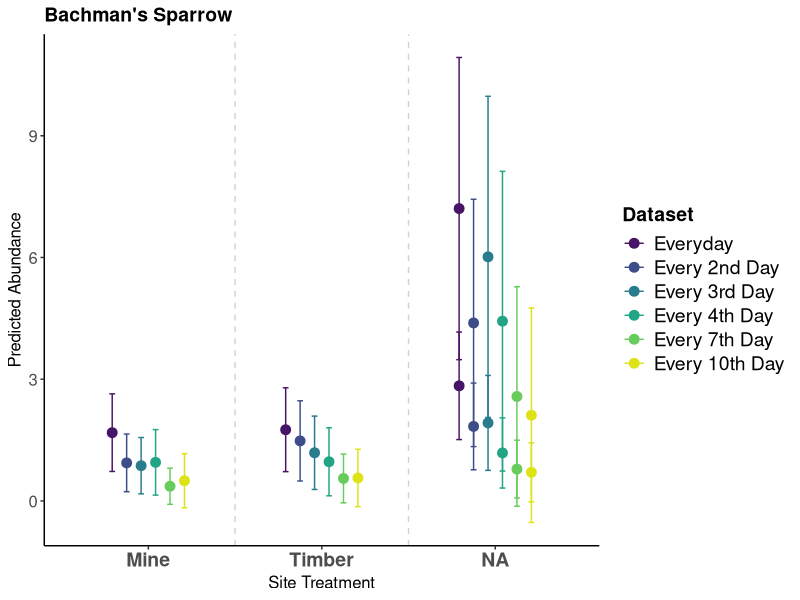
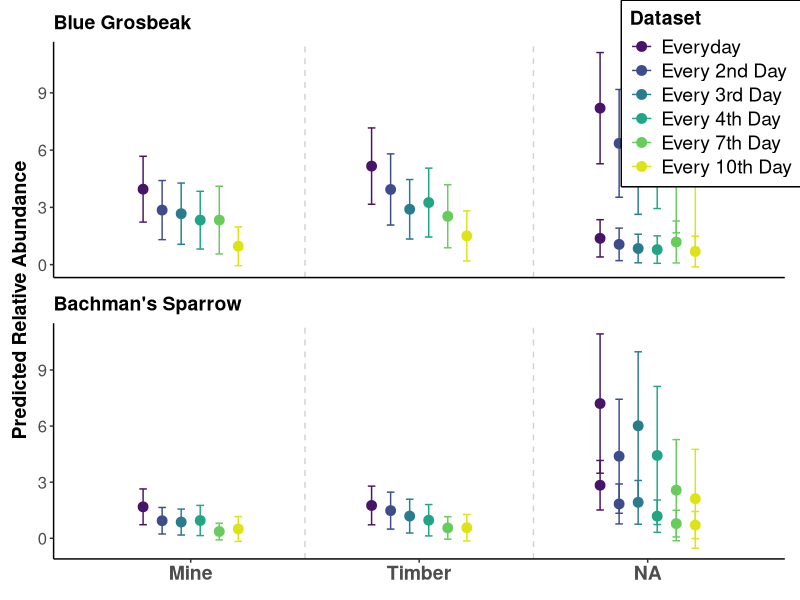

Reproduce these figures in R, in order.
# Clear workspace
rm(list=ls())

# Load required libraries
library(ggplot2)
library(tidyverse)
library(viridis)
library(patchwork)

# Load all the CSV files from the 'means_parameter' folder
mean_blgr_1 <- read_csv("data/means_abund_parameters/means_treatment_parameters_blgr_1.csv")
mean_blgr_2 <- read_csv("data/means_abund_parameters/means_treatment_parameters_blgr_2.csv")
mean_blgr_3 <- read_csv("data/means_abund_parameters/means_treatment_parameters_blgr_3.csv")
mean_blgr_4 <- read_csv("data/means_abund_parameters/means_treatment_parameters_blgr_4.csv")
mean_blgr_7 <- read_csv("data/means_abund_parameters/means_treatment_parameters_blgr_7.csv")
mean_blgr_10 <- read_csv("data/means_abund_parameters/means_treatment_parameters_blgr_10.csv")

#Add dataset column to each df 
mean_blgr_1$dataset <- "Everyday"
mean_blgr_2$dataset <- "Every 2nd Day"
mean_blgr_3$dataset <- "Every 3rd Day"
mean_blgr_4$dataset <- "Every 4th Day"
mean_blgr_7$dataset <- "Every 7th Day"
mean_blgr_10$dataset <- "Every 10th Day"


# Combine all the dataframes into one
combined_data <- bind_rows(mean_blgr_1, mean_blgr_2, mean_blgr_3, mean_blgr_4, mean_blgr_7, mean_blgr_10)

#rename columns
#Rename the columns
combined_data <- combined_data %>%
  mutate(treatment = recode(treatment,
                            "mine" = "Mine",
                            "mature_savanna" = "Mature Savanna",
                            "young_savanna" = "Young Savanna",
                            "timber" = "Timber"
  )) 

# Ensure the treatments are in particular order
combined_data$treatment <- factor(combined_data$treatment, 
                                      levels = (c(
                            "Mine", "Timber", "Young Savanna", "Mature Savanna")))



# Ensure the datasets are in particular order
combined_data$dataset <- factor(combined_data$dataset, 
                                levels = c(
                                  "Everyday",
                                  "Every 2nd Day",
                                  "Every 3rd Day",
                                  "Every 4th Day",
                                  "Every 7th Day",
                                  "Every 10th Day"
                                ))


#save the combined data to a new CSV file
write_csv(combined_data, "data/means_abund_parameters/means_treatment_parameters_blgr_combined.csv")

# Create the plot
blgr <- ggplot(combined_data, aes(x = treatment, y = predicted_state, color = dataset)) +
  geom_point(size = 3, position = position_dodge(width = 0.5)) + 
  geom_errorbar(aes(ymin = lower_CI, ymax = upper_CI), 
                width = 0.2, 
                position = position_dodge(width = 0.5)) + # Error bars aligned with points
scale_color_viridis(option = "viridis", begin = 0.05, end = 0.95, discrete = TRUE) +
geom_vline(xintercept = seq(1.5, length(unique(combined_data$treatment)) - 0.5, by = 1), 
             linetype = "dashed", color = "gray", alpha = 0.7) + # Add dashed vertical lines
  labs(
    title = "Blue Grosbeak",
    x = "Site Treatment",
    y = "Predicted Abundance",
    color = "Dataset"
  ) +
  theme_classic() + # Apply the classic theme
  theme(
    axis.text.x = element_text(angle = 0, size = 12),
    axis.text.y = element_text(size = 12),
    plot.title = element_text(size = 14, face = "bold"),
    axis.title = element_text(size = 12),
    legend.title = element_text(size = 14, face = "bold"),
    legend.text = element_text(size = 14)
  ) 
  #+
  #guides(color = guide_legend(reverse = TRUE))



# Load all the CSV files from the 'means_parameter' folder
mean_bacs_1 <- read_csv("data/means_abund_parameters/means_treatment_parameters_bacs_1.csv")
mean_bacs_2 <- read_csv("data/means_abund_parameters/means_treatment_parameters_bacs_2.csv")
mean_bacs_3 <- read_csv("data/means_abund_parameters/means_treatment_parameters_bacs_3.csv")
mean_bacs_4 <- read_csv("data/means_abund_parameters/means_treatment_parameters_bacs_4.csv")
mean_bacs_7 <- read_csv("data/means_abund_parameters/means_treatment_parameters_bacs_7.csv")
mean_bacs_10 <- read_csv("data/means_abund_parameters/means_treatment_parameters_bacs_10.csv")

#Add dataset column to each df 
mean_bacs_1$dataset <- "Everyday"
mean_bacs_2$dataset <- "Every 2nd Day"
mean_bacs_3$dataset <- "Every 3rd Day"
mean_bacs_4$dataset <- "Every 4th Day"
mean_bacs_7$dataset <- "Every 7th Day"
mean_bacs_10$dataset <- "Every 10th Day"

# Combine all the dataframes into one
combined_data <- bind_rows(mean_bacs_1, mean_bacs_2, mean_bacs_3, mean_bacs_4, mean_bacs_7, mean_bacs_10)

#rename columns
#Rename the columns
combined_data <- combined_data %>%
  mutate(treatment = recode(treatment,
                            "mine" = "Mine",
                            "mature_savanna" = "Mature Savanna",
                            "young_savanna" = "Young Savanna",
                            "timber" = "Timber"
  )) 

# Ensure the treatments are in particular order
combined_data$treatment <- factor(combined_data$treatment, 
                                  levels = (c(
                                    "Mine", "Timber", "Young Savanna", "Mature Savanna")))


# Ensure the datasets are in particular order
combined_data$dataset <- factor(combined_data$dataset, 
                                levels = c(
                                  "Everyday",
                                  "Every 2nd Day",
                                  "Every 3rd Day",
                                  "Every 4th Day",
                                  "Every 7th Day",
                                  "Every 10th Day"
                                ))



#save the combined data to a new CSV file
write_csv(combined_data, "data/means_abund_parameters/means_treatment_parameters_bacs_combined.csv")

# Create the plot
bacs <- ggplot(combined_data, aes(x = treatment, y = predicted_state, color = dataset)) +
  geom_point(size = 3, position = position_dodge(width = 0.5)) + 
  geom_errorbar(aes(ymin = lower_CI, ymax = upper_CI), 
                width = 0.2, 
                position = position_dodge(width = 0.5)) + # Error bars aligned with points
  scale_color_viridis(option = "viridis", begin = 0.05, end = 0.95, discrete = TRUE) +
  geom_vline(xintercept = seq(1.5, length(unique(combined_data$treatment)) - 0.5, by = 1), 
             linetype = "dashed", color = "gray", alpha = 0.7) + # Add dashed vertical lines
  labs(
    title = "Bachman's Sparrow",
    x = "Site Treatment",
    y = "Predicted Abundance",
    color = "Dataset"
  ) +
  theme_classic() + # Apply the classic theme
  theme(
    axis.text.x = element_text(angle = 0, size = 14, face = "bold"),
    axis.text.y = element_text(size = 12,),
    plot.title = element_text(size = 14, face = "bold"),
    axis.title = element_text(size = 12),
    legend.title = element_text(size = 14, face = "bold"),
    legend.text = element_text(size = 14)
  ) 
#  +
  #guides(color = guide_legend(reverse = TRUE))

print(bacs)

library(cowplot)
library(grid)

# Extract the legend from one of the plots
legend <- cowplot::get_legend(
  blgr + 
    theme(legend.position = "right", legend.box.background = element_rect(color = "black", size = 1))
)

# Adjust the combined plot to exclude individual legends
combined_plot <- (
  blgr + 
    labs(y = NULL, x = NULL) + 
    theme(legend.position = "none", 
          axis.text.x = element_blank(),  # Remove x-axis text
          axis.ticks.x = element_blank())  # Remove x-axis ticks
) / (
  bacs + 
    labs(y = NULL, x = NULL) + 
    theme(legend.position = "none") 
)

# Add shared y-axis label with properly centered N̂
y_label <- grid::textGrob(
  label = "Predicted Relative Abundance", 
  gp = gpar(fontsize = 14, fontface = "bold"), 
  rot = 90
)



# Combine plots and place the legend in the top right corner
final_plot <- wrap_elements(full = y_label) + combined_plot + 
  plot_layout(widths = c(0.01, 1)) + # Adjust widths to make space for the y-axis label
  inset_element(
    legend, 
    left = 0.8, bottom = 0.8, right = 1, top = 1,  # Place the legend in the top right corner
    align_to = "panel"
  )

# Display the final plot
print(final_plot)

